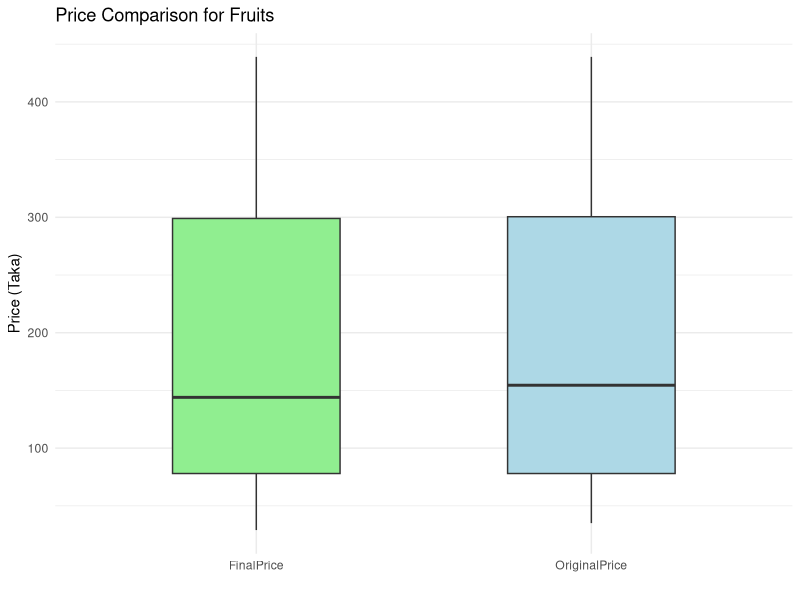
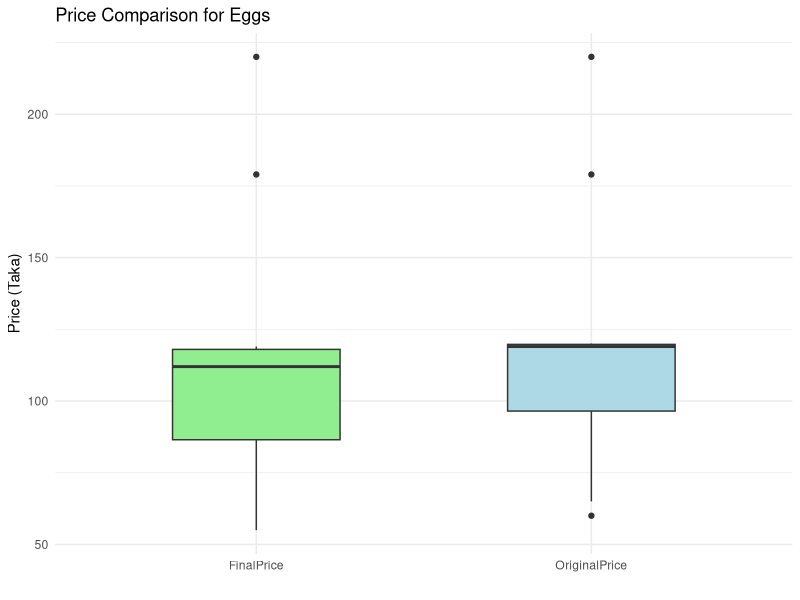
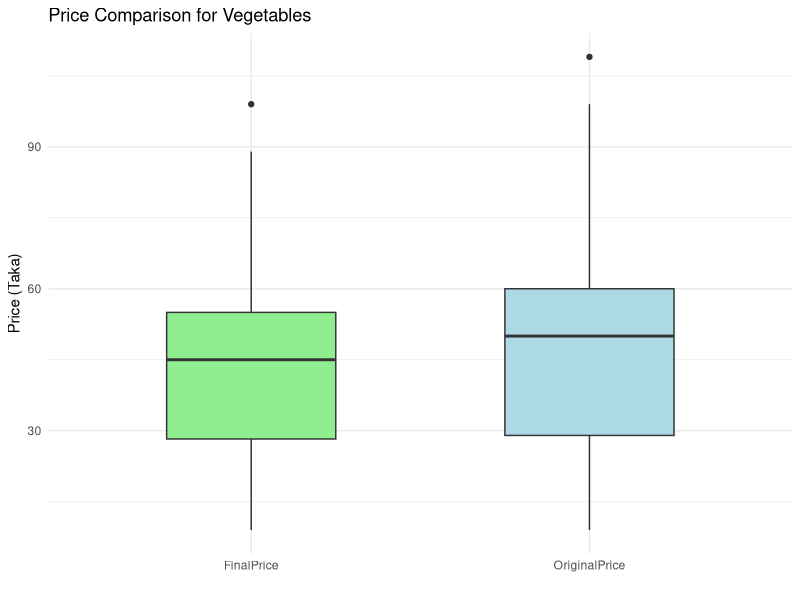
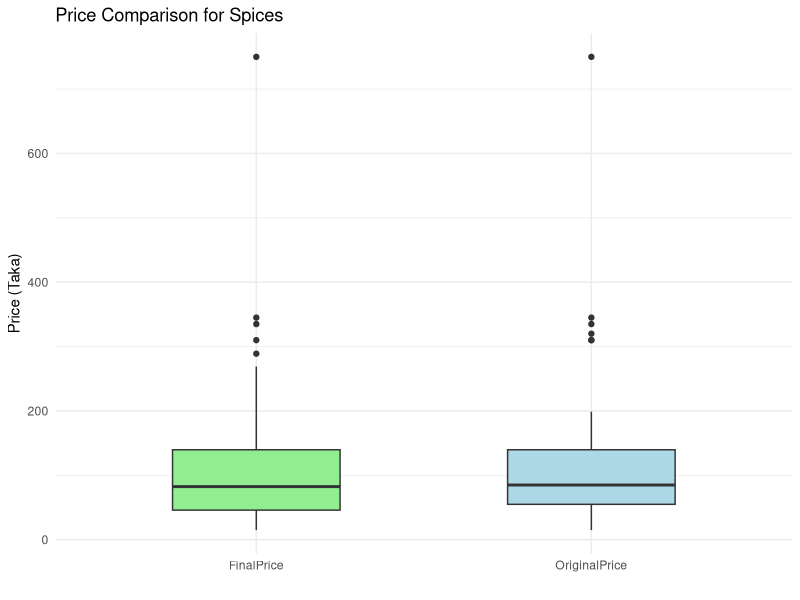
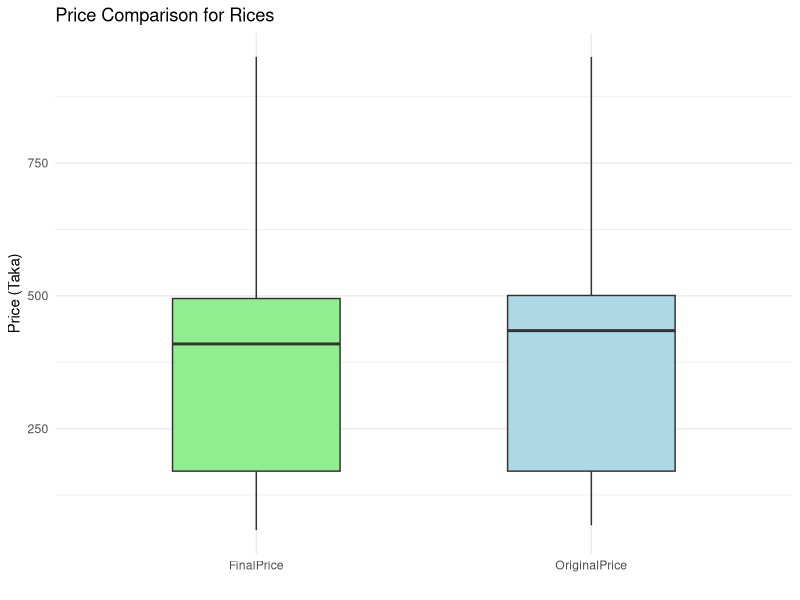
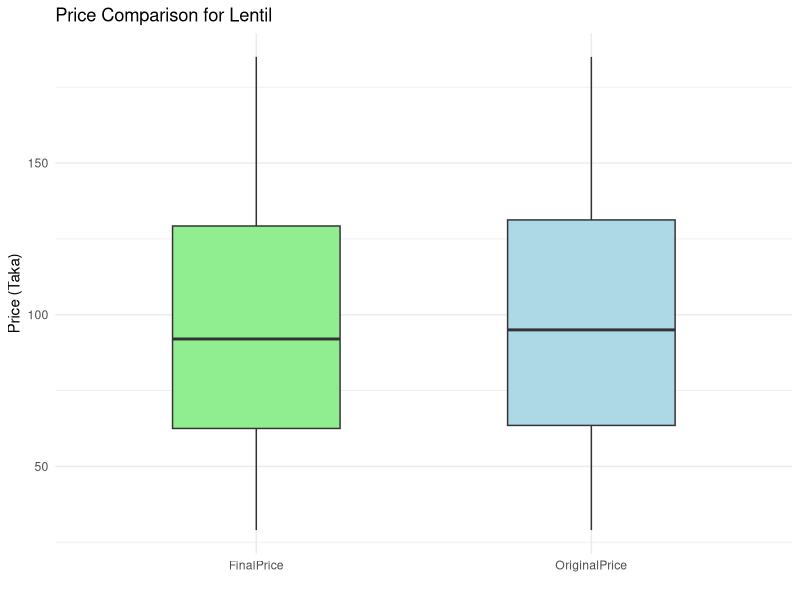
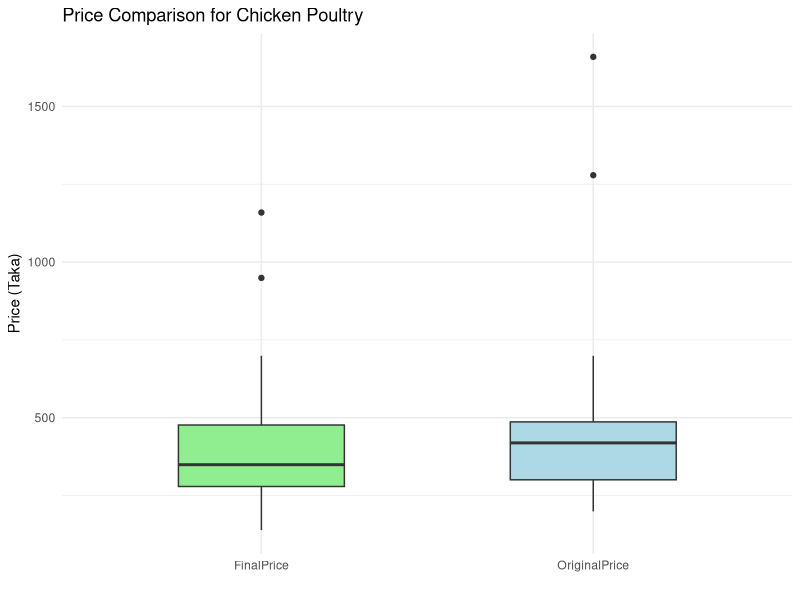
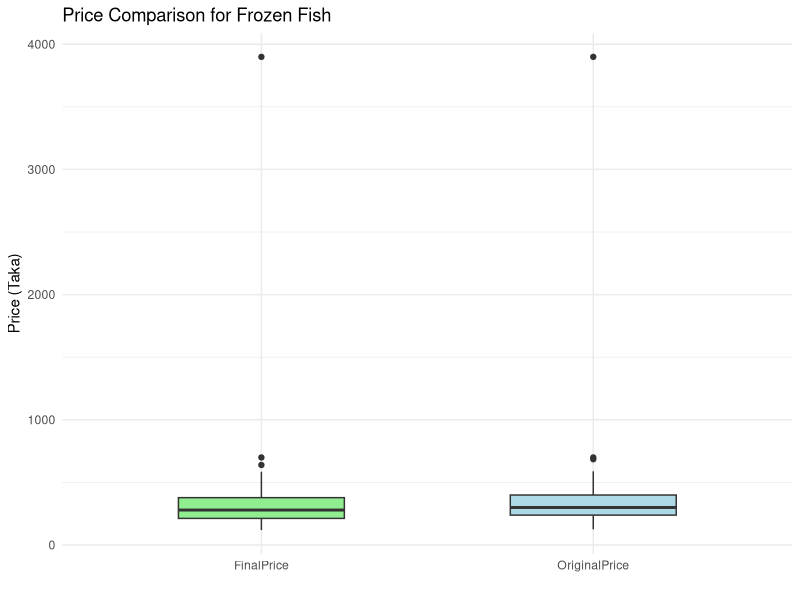

R code for these plots, in order:
library(readr)
library(dplyr)
library(ggplot2)
library(tidyr)  

data <- read.csv("MergedData.csv", stringsAsFactors = FALSE)
head(data)


# Remove leading/trailing whitespace
data$OriginalPrice <- trimws(data$OriginalPrice)
data$DiscountedPrice <- trimws(data$DiscountedPrice)

# Convert price values to numeric
data$OriginalPrice <- parse_number(data$OriginalPrice)
data$DiscountedPrice <- parse_number(data$DiscountedPrice)

# Remove rows with NA OriginalPrice
data <- data[!is.na(data$OriginalPrice), ]

# Replace missing SubText with "Unknown"
data$SubText[data$SubText == ""] <- "Unknown"


# Add Discount Flag
# 1 = discount available, 0 = no discount
data$DiscountFlag <- ifelse(is.na(data$DiscountedPrice), 0, 1)
head(data)

# Add Final Price

# Use discounted price if available, otherwise original price
data$FinalPrice <- ifelse(
  is.na(data$DiscountedPrice),
  data$OriginalPrice,
  data$DiscountedPrice
)
head(data)

# Only calculate if a discount is available
data$DiscountPercentage <- ifelse(
  data$DiscountFlag == 1,
  round(((data$OriginalPrice - data$DiscountedPrice) / data$OriginalPrice) * 100),
  NA
)

head(data,10)

# Descriptive Price Analysis


# Average Price per Category
avg_price <- data %>%
  group_by(Category) %>%
  summarise(
    AverageOriginalPrice = mean(OriginalPrice, na.rm = TRUE),
    AverageFinalPrice    = mean(FinalPrice, na.rm = TRUE)
  )

print("Average Price per Category:")
print(avg_price)

# Price Range (Min–Max) per Category
price_range <- data %>%
  group_by(Category) %>%
  summarise(
    MinOriginalPrice = min(OriginalPrice, na.rm = TRUE),
    MaxOriginalPrice = max(OriginalPrice, na.rm = TRUE),
    MinFinalPrice    = min(FinalPrice, na.rm = TRUE),
    MaxFinalPrice    = max(FinalPrice, na.rm = TRUE)
  )

print("Price Range per Category:")
print(price_range)

# Summary Statistics
print("Original Price Summary:")
print(summary(data$OriginalPrice))

print("Final Price Summary:")
print(summary(data$FinalPrice))


# Prepare data in long format
data_long <- data %>%
  select(Category, OriginalPrice, FinalPrice) %>%
  pivot_longer(cols = c(OriginalPrice, FinalPrice), 
               names_to = "PriceType", values_to = "Price")

# Get all unique categories
categories <- unique(data$Category)

# Loop through categories and create a boxplot for each
for(cat in categories){
  cat_data <- data_long %>% filter(Category == cat)
  
  p <- ggplot(cat_data, aes(x = PriceType, y = Price, fill = PriceType)) +
    geom_boxplot(width = 0.5) +
    labs(title = paste("Price Comparison for", cat),
         x = "",
         y = "Price (Taka)") +
    scale_fill_manual(values = c("OriginalPrice" = "lightblue", "FinalPrice" = "lightgreen")) +
    theme_minimal() +
    theme(legend.position = "none")
  
  print(p)
}

# Number of products per category

products_per_category <- data %>%
  group_by(Category) %>%
  summarise(ProductCount = n()) %>%
  arrange(desc(ProductCount))

print(products_per_category)

#Categories with number of unique product
category_variety <- data %>%
  group_by(Category) %>%
  summarise(UniqueProducts = n_distinct(ProductName)) %>%
  arrange(desc(UniqueProducts))

print(category_variety)

#Count of discounted products per category
discount_count <- data %>%
  filter(DiscountFlag == 1) %>%
  group_by(Category) %>%
  summarise(DiscountedProducts = n()) %>%
  arrange(desc(DiscountedProducts))

print(discount_count)

#Average discount percentage per category
avg_discount_percent <- data %>%
  filter(DiscountFlag == 1) %>%
  group_by(Category) %>%
  summarise(
    AverageDiscountPercent = mean(DiscountPercentage, na.rm = TRUE)
  ) %>%
  arrange(desc(AverageDiscountPercent))

print(avg_discount_percent)


#Discount frequency by category
discount_frequency <- data %>%
  group_by(Category) %>%
  summarise(
    TotalProducts = n(),
    DiscountedProducts = sum(DiscountFlag),
    DiscountFrequencyPercent = round((DiscountedProducts / TotalProducts) * 100, 2)
  ) %>%
  arrange(desc(DiscountFrequencyPercent))

print(discount_frequency)

#Percentage of products with vs without discounts (Overall distribution)

discount_distribution <- data %>%
  summarise(
    Discounted = sum(DiscountFlag == 1),
    NoDiscount = sum(DiscountFlag == 0)
  ) %>%
  pivot_longer(
    cols = everything(),
    names_to = "DiscountStatus",
    values_to = "Count"
  ) %>%
  mutate(Percentage = round((Count / sum(Count)) * 100, 2))

print(discount_distribution)

#Products with the highest discounts (Top discounted products)

highest_discounts <- data %>%
  filter(DiscountFlag == 1) %>%
  arrange(desc(DiscountPercentage)) %>%
  select(
    ProductName,
    Category,
    OriginalPrice,
    DiscountedPrice,
    DiscountPercentage
  )

head(highest_discounts, 10)

#Discount Percentage Distribution by Category

ggplot(data %>% filter(!is.na(DiscountPercentage)), aes(x = DiscountPercentage, fill = Category)) +
  
  geom_histogram(binwidth = 5, position = "dodge") +
  
  labs(title = "Discount Percentage Distribution by Category", x = "Discount Percentage (%)", y = "Count") +
  
  theme_minimal()

# Boxplot of Original vs Discounted Prices

library(ggplot2)

ggplot(data, aes(x = Category, y = OriginalPrice, fill = Category)) +
  
  geom_boxplot() +
  
  labs(title = "Original Prices by Category", x = "Category", y = "Price") +
  
  theme_minimal()

ggplot(data, aes(x = Category, y = DiscountPercentage, fill = Category)) +
  
  geom_boxplot() +
  
  labs(title = "Discount Percentages by Category", x = "Category", y = "Discount %") +
  
  theme_minimal()



#ANOVA TEST

anova_result <- aov(FinalPrice ~ Category, data = data)
summary(anova_result)


anova_discount <- aov(DiscountPercentage ~ Category,
                      data = data %>% filter(!is.na(DiscountPercentage)))
summary(anova_discount)

#CHI SQUARE

discount_table <- table(data$Category, data$DiscountFlag)
chi_result <- chisq.test(discount_table)
print(chi_result)

#MODELLING

library(dplyr)
library(caret)
library(randomForest)

rf_data <- data %>%
  filter(!is.na(DiscountPercentage)) %>%
  select(DiscountPercentage, Category, OriginalPrice)

rf_data$Category <- as.factor(rf_data$Category)

set.seed(123)

train_index <- createDataPartition(
  rf_data$DiscountPercentage,
  p = 0.7,
  list = FALSE
)

train_data <- rf_data[train_index, ]
test_data  <- rf_data[-train_index, ]

set.seed(123)

rf_model <- randomForest(
  DiscountPercentage ~ Category + OriginalPrice,
  data = train_data,
  ntree = 500,
  importance = TRUE
)

print(rf_model)

importance(rf_model)
varImpPlot(rf_model)
rf_pred <- predict(rf_model, test_data)
rf_rmse <- RMSE(rf_pred, test_data$DiscountPercentage)
rf_r2   <- R2(rf_pred, test_data$DiscountPercentage)

rf_rmse
rf_r2

plot(
  test_data$DiscountPercentage,
  rf_pred,
  xlab = "Actual Discount %",
  ylab = "Predicted Discount %",
  main = "Random Forest: Actual vs Predicted"
)
abline(0, 1, col = "red")

#modeling with flag
rf_data <- data %>%
  select(DiscountFlag, Category, OriginalPrice)

rf_data$Category <- as.factor(rf_data$Category)
rf_data$DiscountFlag <- as.factor(rf_data$DiscountFlag)
set.seed(123)

train_index <- createDataPartition(
  rf_data$DiscountFlag,
  p = 0.7,
  list = FALSE
)

train_data <- rf_data[train_index, ]
test_data  <- rf_data[-train_index, ]
set.seed(123)

rf_model <- randomForest(
  DiscountFlag ~ Category + OriginalPrice,
  data = train_data,
  ntree = 500,
  importance = TRUE
)

print(rf_model)

importance(rf_model)
varImpPlot(rf_model)

rf_pred <- predict(rf_model, test_data)
confusionMatrix(rf_pred, test_data$DiscountFlag)


# Confusion Matrix
cm <- confusionMatrix(rf_pred, test_data$DiscountFlag)
print(cm)

# Accuracy
accuracy <- cm$overall['Accuracy']
print(paste("Accuracy:", round(accuracy * 100, 2), "%"))

# Plot Confusion Matrix using ggplot
cm_table <- as.data.frame(cm$table)
colnames(cm_table) <- c("Reference", "Prediction", "Freq")

ggplot(cm_table, aes(x = Reference, y = Prediction, fill = Freq)) +
  geom_tile(color = "white") +
  geom_text(aes(label = Freq), vjust = 1) +
  scale_fill_gradient(low = "lightblue", high = "steelblue") +
  labs(title = "Confusion Matrix", x = "Actual", y = "Predicted") +
  theme_minimal()



# Boxplot of Original vs Discounted Prices
ggplot(data, aes(x = Category, y = OriginalPrice, fill = Category)) +  
  geom_boxplot() +  
  labs(title = "Original Prices by Category", x = "Category", y = "Price") +
  theme_minimal()

ggplot(data, aes(x = Category, y = DiscountPercentage, fill = Category)) + 
  geom_boxplot() +
  labs(title = "Discount Percentages by Category", x = "Category", y = "Discount %") +
  theme_minimal()
